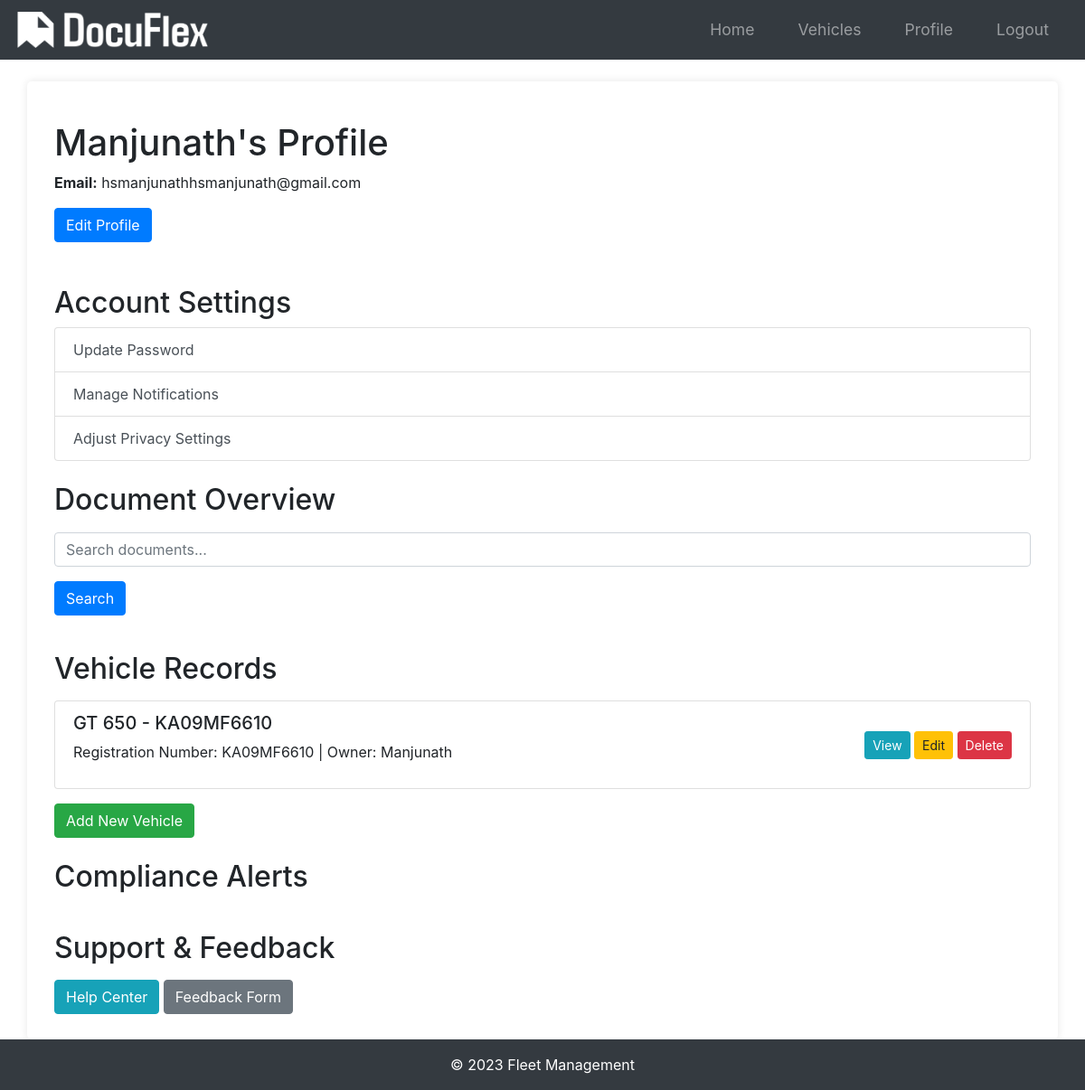
The app's page /profile (signed in), older data.
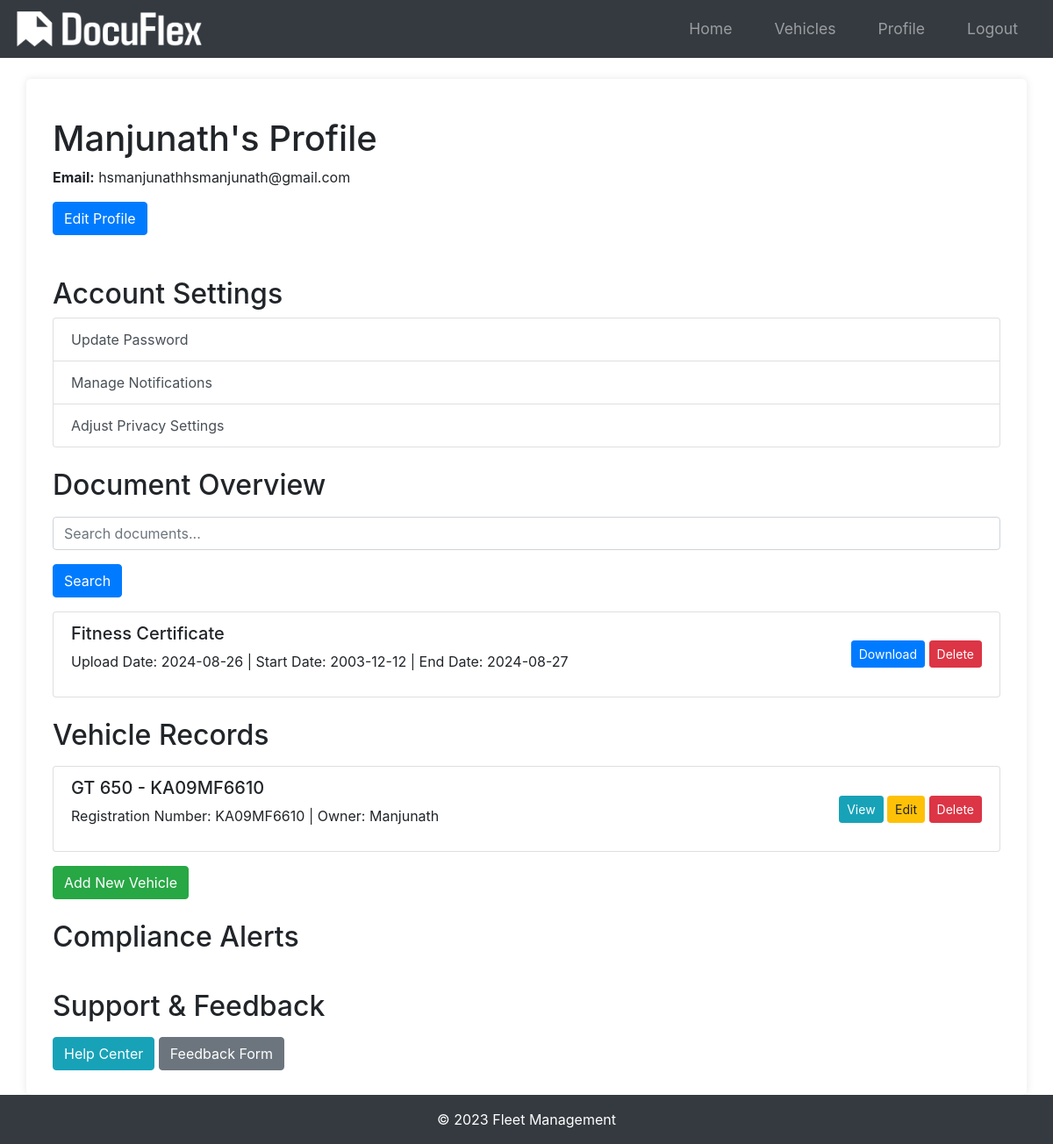
The same page, newer data.
### app/models.py (models this page shows, shortened)
class Vehicle(db.Model):
    id = db.Column(db.Integer, primary_key=True)
    name = db.Column(db.String(100), nullable=False)
    vehicle_number = db.Column(db.String(100), unique=True, nullable=False)
    user_id = db.Column(db.Integer, db.ForeignKey("user.id"), nullable=False)
    documents = db.relationship(
        "Document", backref="vehicle", lazy=True, cascade="all, delete-orphan"
    )

class User(db.Model, UserMixin):
    id = db.Column(db.Integer, primary_key=True)
    username = db.Column(db.String(20), unique=True, nullable=False)
    email = db.Column(db.String(120), unique=True, nullable=False)
    phone = db.Column(db.String(20), nullable=True)  # Add phone field
    image_file = db.Column(db.String(20), nullable=False, default="default.jpg")
    password = db.Column(db.String(60), nullable=False)
    vehicles = db.relationship("Vehicle", backref="owner", lazy=True)
    compliance_alerts = db.relationship('ComplianceAlert', backref='user', lazy=True)

class Document(db.Model):
    id = db.Column(db.Integer, primary_key=True)
    document_type = db.Column(db.String(50), nullable=False)
    serial_number = db.Column(db.String(100), nullable=False)
    start_date = db.Column(db.DateTime, nullable=False)
    end_date = db.Column(db.DateTime, nullable=False)
    date_posted = db.Column(db.DateTime, nullable=False, default=datetime.utcnow)
    vehicle_id = db.Column(
        db.Integer,
        db.ForeignKey("vehicle.id", ondelete="CASCADE"),
        nullable=False,
        index=True,
    )
    additional_info = db.Column(db.Text, nullable=True)
    user_id = db.Column(db.Integer, db.ForeignKey('user.id'), nullable=False)
    status = db.Column(db.String(20), nullable=True)
    file_path = db.Column(db.String(300), nullable=True)

### app/routes.py (the view)
@main.route("/profile")
@login_required
def profile():
    vehicles = Vehicle.query.filter_by(owner=current_user).all()
    documents = Document.query.filter_by(user_id=current_user.id).all()
    return render_template("profile.html", vehicles=vehicles, documents=documents)

### app/__init__.py (called while the page is built)
def create_app(config_class=Config):
    app = Flask(__name__)
    app.config.from_object(config_class)
    db.init_app(app)
    bcrypt.init_app(app)
    login_manager.init_app(app)
    mail.init_app(app)
    migrate.init_app(app, db)
    login_manager.login_view = "main.login"
    login_manager.login_message_category = "info"
    from app.models import User
    @login_manager.user_loader
    def load_user(user_id):
        return User.query.get(int(user_id))
    from app.routes import main as main_blueprint
    app.register_blueprint(main_blueprint)
    scheduler = BackgroundScheduler()
    scheduler.add_job(check_document_expirations, "interval", hours=24)
    scheduler.start()
    return app

### app/templates/profile.html (shortened to what this page needs)
{% extends "base.html" %}
{% block content %}
<div class="container">
    <h1 class="mt-4">{{ current_user.username }}'s Profile</h1>
    <p><strong>Email:</strong> {{ current_user.email }}</p>
    <a href="{{ url_for('main.edit_profile') }}" class="btn btn-primary mb-4">Edit Profile</a>
    <h2 class="mt-4">Account Settings</h2>
    <div class="list-group">
        <a href="{{ url_for('main.update_password') }}" class="list-group-item list-group-item-action">Update Password</a>
        <a href="{{ url_for('main.manage_notifications') }}" class="list-group-item list-group-item-action">Manage Notifications</a>
        <a href="{{ url_for('main.adjust_privacy_settings') }}" class="list-group-item list-group-item-action">Adjust Privacy Settings</a>
    </div>
    <h2 class="mt-4">Document Overview</h2>
    <div id="document-overview" class="mt-3">
        <form method="GET" action="{{ url_for('main.search_documents') }}">
            <div class="mb-3">
                <input type="text" name="query" placeholder="Search documents..." class="form-control">
            </div>
            <button type="submit" class="btn btn-primary mb-3">Search</button>
        </form>
        <ul class="list-group">
            {% for document in documents %}
            <li class="list-group-item d-flex justify-content-between align-items-center">
                <span>
                    <h5>{{ document.document_type }}</h5>
                    <p>Upload Date: {{ document.date_posted.strftime('%Y-%m-%d') }} | Start Date: {{ document.start_date.strftime('%Y-%m-%d') }} | End Date: {{ document.end_date.strftime('%Y-%m-%d') }}</p>
                </span>
                <span>
                    <a href="{{ url_for('main.download_document', document_id=document.id) }}" class="btn btn-primary btn-sm">Download</a>
                    <form action="{{ url_for('main.delete_profile_document', document_id=document.id) }}" method="POST" class="d-inline">
                        <button type="submit" class="btn btn-danger btn-sm">Delete</button>
                    </form>
                </span>
            </li>
            {% endfor %}
        </ul>
    </div>
    <h2 class="mt-4">Vehicle Records</h2>
    <div id="vehicle-records" class="mt-3">
        <ul class="list-group">
            {% for vehicle in current_user.vehicles %}
            <li class="list-group-item d-flex justify-content-between align-items-center">
                <span>
                    <h5>{{ vehicle.name }} - {{ vehicle.vehicle_number }}</h5>
                    <p>Registration Number: {{ vehicle.vehicle_number }} | Owner: {{ vehicle.owner.username }}</p>
                </span>
                <span>
                    <a href="{{ url_for('main.view_vehicle', vehicle_id=vehicle.id) }}" class="btn btn-info btn-sm">View</a>
                    <a href="{{ url_for('main.edit_vehicle', vehicle_id=vehicle.id) }}" class="btn btn-warning btn-sm">Edit</a>
                    <form action="{{ url_for('main.send_delete_otp', vehicle_id=vehicle.id) }}" method="POST" class="d-inline">
                        <button type="submit" class="btn btn-danger btn-sm">Delete</button>
                    </form>
                </span>
            </li>
            {% endfor %}
        </ul>
        <a href="{{ url_for('main.new_vehicle') }}" class="btn btn-success mt-3">Add New Vehicle</a>
    </div>
    <h2 class="mt-4">Compliance Alerts</h2>
    <h2 class="mt-4">Support & Feedback</h2>
    <div id="support-feedback" class="mt-3">
        <a href="{{ url_for('main.help_center') }}" class="btn btn-info mb-2">Help Center</a>
        <a href="{{ url_for('main.feedback_form') }}" class="btn btn-secondary mb-2">Feedback Form</a>
    </div>
</div>
{% endblock %}

Row changes from the older to the newer data that the page shows:
added Document: document_type "Fitness Certificate", date_posted "2024-08-26", start_date "2003-12-12", end_date "2024-08-27"
